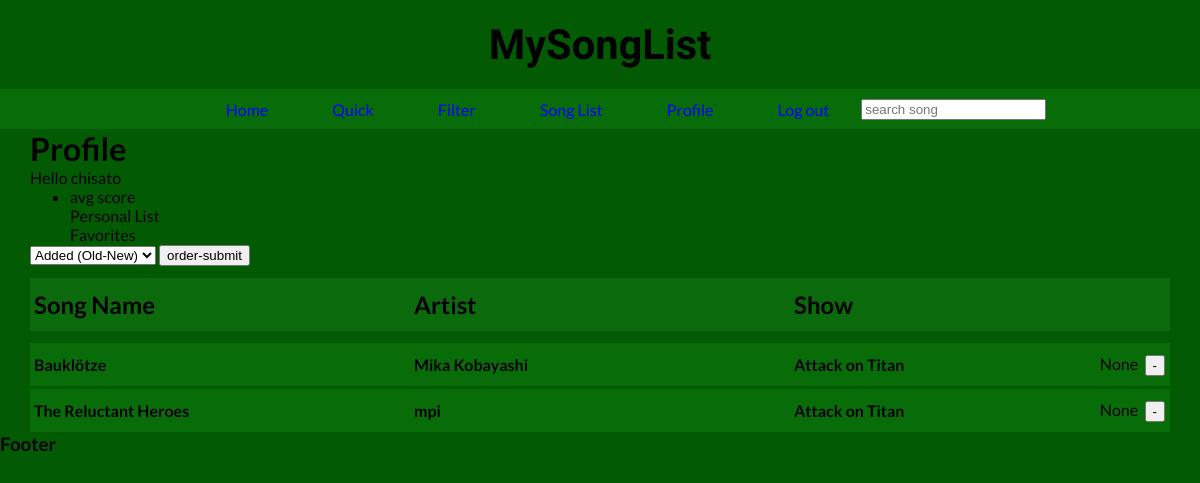
Screenshot of /profile/ (signed in) with the database file from the repository.
### search/models.py (models this page shows, shortened)
class UserList(models.Model): # List of Songs that have been added by users
    ProfileUser = models.ForeignKey(MySongUser, on_delete=models.CASCADE)
    ProfileSong = models.ForeignKey(AotData, on_delete=models.CASCADE)
    ProfileScore = models.IntegerField(blank=True, null=True, unique=False)
    class Meta:
        unique_together = [['ProfileUser', 'ProfileSong']]

class AotData(models.Model): # Entire Song Dataset
    song = models.CharField(max_length=200)
    artist = models.CharField(max_length=200)
    annid = models.IntegerField(blank=True)
    show = models.CharField(max_length=200)
    opedin = models.CharField(max_length=25)
    h720 = models.URLField(max_length=100, blank=True)
    h480 = models.URLField(max_length=100, blank=True)
    mp3 = models.URLField(max_length=100, blank=True)

### search/views.py (the view)
# urls.py: path('profile/', views.profile, name='profile'),
def profile(request):
    start_time_filter = time.time() # timing function
    profile_songs = UserList.objects.all() # grabs every user list project
    if request.method == 'POST':  # post request profile.html
        if 'profile-order-type' in request.POST:
            order_method = request.POST['profile-order-type']
            if order_method == 'added-order-old':  #default, Old --> New
                profile_songs = profile_songs.order_by('ProfileSong')
            elif order_method == 'added-order-new':  #flip default, New --> Old
                profile_songs = profile_songs.order_by('-ProfileSong')
            elif order_method == 'song-score-hl': # song score, High --> Low ("None" at bottom)
                profile_songs = profile_songs.order_by('-ProfileScore')
            elif order_method == 'song-score-lh':  #song score, Low --> High ("None" at top)
                profile_songs = profile_songs.order_by('ProfileScore')
            elif order_method == 'song-az': # if song-az
                song_az_set = [] # empty list
                profile_songsaz = UserList.objects.filter(ProfileUser = request.user.pk)
                for i in profile_songsaz:
                    song_az_set.append((i.ProfileSong.song, i.ProfileSong.pk))
                song_az_set.sort(key=lambda tup: tup[0].lower())
                profile_songs = []
                for j in range(len(song_az_set)):
                    for k in range(len(profile_songsaz)):
                        if song_az_set[j][1] == profile_songsaz[k].ProfileSong.pk:
                            profile_songs.append(profile_songsaz[k])
            elif order_method == 'song-za': # opposite alphabetical order
                song_za_set = []
                profile_songsza = UserList.objects.filter(ProfileUser = request.user.pk)
                for i in profile_songsza:
                    song_za_set.append((i.ProfileSong.song, i.ProfileSong.pk))
                song_za_set.sort(key=lambda tup: tup[0].lower(), reverse=True)
                profile_songs = []
                for j in range(len(song_za_set)):
                    for k in range(len(profile_songsza)):
                        if song_za_set[j][1] == profile_songsza[k].ProfileSong.pk:
                            profile_songs.append(profile_songsza[k])
            elif order_method == 'artist-az': # alphabetical order artists
                artist_az_set = []
                profile_artistsaz = UserList.objects.filter(ProfileUser = request.user.pk)
                for i in profile_artistsaz:
                    artist_az_set.append((i.ProfileSong.artist, i.ProfileSong.pk))
                artist_az_set.sort(key=lambda tup: tup[0].lower())
                profile_artists = []
                for j in range(len(artist_az_set)):
                    for k in range(len(profile_artistsaz)):
                        if artist_az_set[j][1] == profile_artistsaz[k].ProfileSong.pk:
                            profile_artists.append(profile_artistsaz[k])
                profile_songs = profile_artists
            elif order_method == 'artist-za': # anti-alphabetical order artists
                artist_za_set = []
                profile_artistsza = UserList.objects.filter(ProfileUser = request.user.pk)
                for i in profile_artistsza:
                    artist_za_set.append((i.ProfileSong.artist, i.ProfileSong.pk))
                artist_za_set.sort(key=lambda tup: tup[0].lower(), reverse=True)
                profile_artists = []
                for j in range(len(artist_za_set)):
                    for k in range(len(profile_artistsza)):
                        if artist_za_set[j][1] == profile_artistsza[k].ProfileSong.pk:
                            profile_artists.append(profile_artistsza[k])
                profile_songs = profile_artists
            elif order_method == 'show-az': # alphabetical order shows
                show_az_set = []
                profile_showsaz = UserList.objects.filter(ProfileUser = request.user.pk)
                for i in profile_showsaz:
                    show_az_set.append((i.ProfileSong.show, i.ProfileSong.pk))
                show_az_set.sort(key=lambda tup: tup[0].lower())
                profile_shows = []
                for j in range(len(show_az_set)):
                    for k in range(len(profile_showsaz)):
                        if show_az_set[j][1] == profile_showsaz[k].ProfileSong.pk:
                            profile_shows.append(profile_showsaz[k])
                profile_songs = profile_shows
            elif order_method == 'show-za': # anti-alphabetical order shows
                show_za_set = []
                profile_showsza = UserList.objects.filter(ProfileUser = request.user.pk)
                for i in profile_showsza:
                    show_za_set.append((i.ProfileSong.show, i.ProfileSong.pk))
                show_za_set.sort(key=lambda tup: tup[0].lower(), reverse=True)
                profile_shows = []
                for j in range(len(show_za_set)):
                    for k in range(len(profile_showsza)):
                        if show_za_set[j][1] == profile_showsza[k].ProfileSong.pk:
                            profile_shows.append(profile_showsza[k])
                profile_songs = profile_shows
            total_time = time.time() - start_time_filter # end timer
            total_time = round(total_time, 5) # round timer to 5 decimal places
            return render(request, 'search/profile.html', {
                'profile_songs': profile_songs, # ordered list of profile songs
                'cp1': order_method, # method/type of order
                'total_time': total_time, # time taken to order
            })
        elif 'song_primary_key_remove' in request.POST: # scenerio where user adds to song list
            song_primary_remove = request.POST.get('song_primary_key_remove') # pk of song
            user_primary_remove = request.POST.get('user_primary_key_remove') # user pk
            aotsnippet_remove = AotData.objects.get(pk=int(song_primary_remove))
            usersnippet_remove = MySongUser.objects.get(pk=int(user_primary_remove))
            usersnippet_remove.my_songs.remove(aotsnippet_remove)
            return HttpResponse('Removed song')
        elif 'song_score' in request.POST: # post request for changing score of user song
            user_pk = request.user.pk # current user primary key
            song_pk_score = request.POST.get('song_primary_key_score') # user pk on song
            song_score = request.POST.get('song_score') # get score of song in user list
            for i in range(len(profile_songs)):
                if (profile_songs[i].ProfileUser.pk == int(user_pk)
                and profile_songs[i].ProfileSong.pk == int(song_pk_score)):
                    score_change_song = profile_songs[i] # initialize user list song
                    score_change_song.ProfileScore = int(song_score) # set score to score
                    score_change_song.save(update_fields=['ProfileScore']) # update field
                    return render(request, 'search/profile.html', {
                        'profile_songs': profile_songs,
                    })
            return render(request, 'search/profile.html', {
                'profile_songs': profile_songs,
            })
        else:
            return HttpResponse('VioletMiko')
    else:
        return render(request, 'search/profile.html', {
            'profile_songs': profile_songs,
        })

### search/templates/search/profile.html (shortened to what this page needs)
{% extends 'search/base.html' %}
{% load static %}
    {% block content %}
    {% if user.is_authenticated %}
    <div>
        <h1>Profile</h1>
        <p>Hello {{ user }}</p>
        <ul>
            <li>
                <p>avg score</p>
                <p>Personal List</p>
                <p>Favorites</p>
            </li>
        </ul>
    </div>
    <form method=POST action="">
        <select name="profile-order-type">
            <option value="added-order-old">Added (Old-New)</option>
        </select>
        <input
        type="submit"
        value="order-submit"
        name="profile-order"
        >
    </form>
    <div id="song_list_header_space">
    </div>
    <div class="single main-header">
        <h4>
            Song Name
        </h4>
        <h4>
            Artist
        </h4>
        <h4>
            Show
        </h4>
    </div>
    <ul id="results" class="result">
    </ul>
    {% for data in profile_songs %}
    {% if data.ProfileUser.MyUser == user %}
    <div class="song-info-div">
        <li class="content">
            <div onclick=show(this)>
                <div class="single main-results">
                    <h4>
                        {{ data.ProfileSong.song }}
                    </h4>
                    <h4>
                        {{ data.ProfileSong.artist }}
                    </h4>
                    <h4>
                        {{ data.ProfileSong.show }}
                    </h4>
                </div>
            </div>
        </li>
        <div class="song-add-div">
            <form method=POST name="profile-remove">
                <input
                type="submit"
                value="-"
                name="submit_remove">
            </form>
        </div>
        <div class="wrapper-score">
            <div class="profile-form">
                <form action="{% url 'profile' %}" method=POST>
                </form>
            </div>
            <div class="profile-score">
                <center>
                    <p class="data-profile-score">{{ data.ProfileScore }}</p>
                </center>
            </div>
        </div>
    </div>
    {% endif %}
    {% endfor %}
    {% endif %}
    {% endblock %}

### search/static/css/style.css (style rules this page uses)
* { box-sizing: border-box; margin: 0; }
body { background-color: rgb(2, 91, 2); font-family: 'Lato', sans-serif; }
.content { list-style-type: none; padding: 0.1rem 0rem; }
.result { padding: 5px 0px; }
.single { display: flex; flex-direction: row; flex-wrap: nowrap; padding: 0.75rem 0rem; }
.main-header { background-color: rgb(11, 106, 11); font-size: 1.5rem; position: sticky; top: 0px; }
.single > h4 { flex-grow: 1; flex-shrink: 0; padding-left: 0.25rem; }
.single > h4:nth-child(1), .single > h4:nth-child(2), .single > h4:nth-child(3) { flex-basis: 5px; }
.main-results { background-color: rgb(8, 109, 8); }
#song_list_header_space { padding: 6px 0px; }
.song-info-div { display: block; position: relative; }
.song-add-div { display: block; position: absolute; right: 5px; top: 13px; }
.profile-form { display: block; position: absolute; top: 13px; right: 30px; width: 40px; }
.profile-score { background-color:rgb(8, 109, 8); display: block; position: absolute; top: 13px; right: 30px; width: 42px; height: 24px; }
.data-profile-score { display: block; }

### rows the page displays
UserList: ProfileSong.song "Bauklötze", ProfileSong.artist "Mika Kobayashi", ProfileSong.show "Attack on Titan", ProfileScore "None"
UserList: ProfileSong.song "The Reluctant Heroes", ProfileSong.artist "mpi", ProfileSong.show "Attack on Titan", ProfileScore "None"

### other values shown
{{ user }} "chisato"
